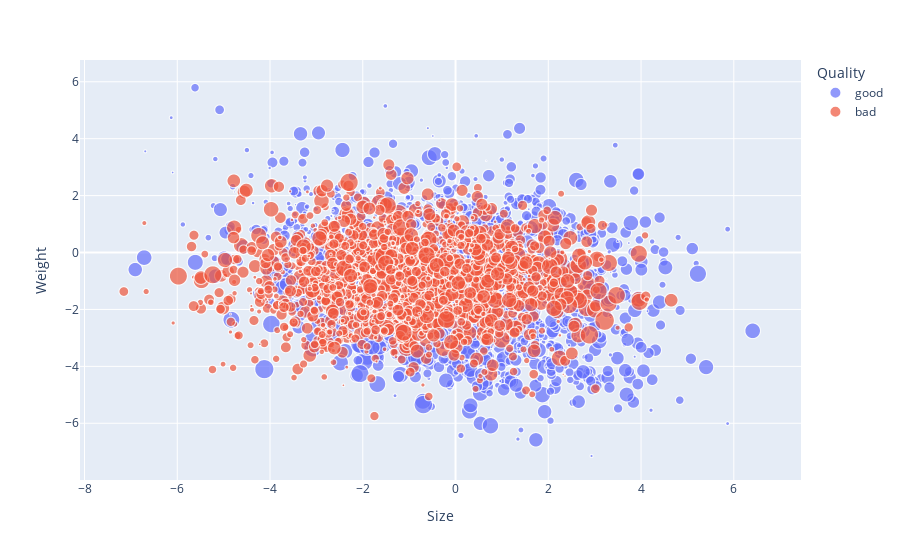

The code cell stored with this chart in its notebook:
### Code cell
import plotly.express as px
import pandas as pd
import matplotlib.pyplot as plt

df = pd.read_csv('quotes2.csv')
df['abs_Sweetnes']= abs(df['Sweetness'])

fig = px.scatter(df, x="Size", y="Weight", color = "Quality", size="abs_Sweetnes")

fig.show()

### Figure 1 — Plotly figure (JSON) as saved in the notebook; plotly's stock layout.template omitted (floating-point values rounded to 4 significant figures; data arrays with more than 128 entries replaced by an {"elided": "..."} marker saying what was removed)
{"data": [{"hovertemplate": "Quality=good<br>Size=%{x}<br>Weight=%{y}<br>abs_Sweetnes=%{marker.size}<extra></extra>", "legendgroup": "good", "marker": {"color": "#636efa", "size": {"elided": "2004 float values"}, "sizemode": "area", "sizeref": 0.01724, "symbol": "circle"}, "mode": "markers", "name": "good", "showlegend": true, "type": "scattergl", "x": {"elided": "2004 float values"}, "xaxis": "x", "y": {"elided": "2004 float values"}, "yaxis": "y"}, {"hovertemplate": "Quality=bad<br>Size=%{x}<br>Weight=%{y}<br>abs_Sweetnes=%{marker.size}<extra></extra>", "legendgroup": "bad", "marker": {"color": "#EF553B", "size": {"elided": "1996 float values"}, "sizemode": "area", "sizeref": 0.01724, "symbol": "circle"}, "mode": "markers", "name": "bad", "showlegend": true, "type": "scattergl", "x": {"elided": "1996 float values"}, "xaxis": "x", "y": {"elided": "1996 float values"}, "yaxis": "y"}], "layout": {"legend": {"itemsizing": "constant", "title": {"text": "Quality"}, "tracegroupgap": 0}, "margin": {"t": 60}, "xaxis": {"anchor": "y", "domain": [0, 1], "title": {"text": "Size"}}, "yaxis": {"anchor": "x", "domain": [0, 1], "title": {"text": "Weight"}}}}
